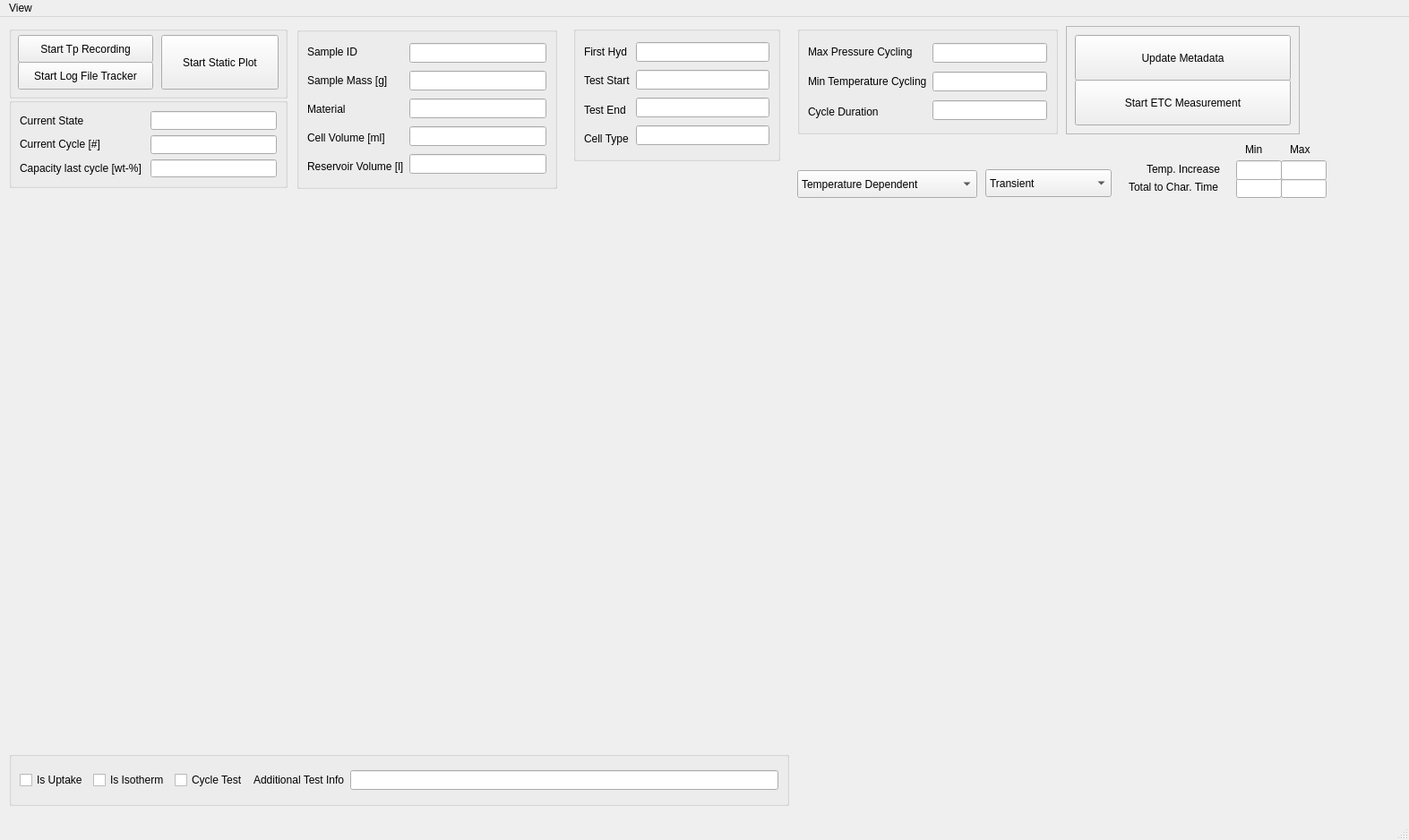
<?xml version="1.0" encoding="UTF-8"?>
<ui version="4.0">
 <class>MainWindow</class>
 <widget class="QMainWindow" name="MainWindow">
  <property name="geometry">
   <rect>
    <x>0</x>
    <y>0</y>
    <width>1573</width>
    <height>938</height>
   </rect>
  </property>
  <property name="windowTitle">
   <string>MainWindow</string>
  </property>
  <widget class="QWidget" name="centralwidget">
   <widget class="QLineEdit" name="MaxCharTimeEditField">
    <property name="geometry">
     <rect>
      <x>1430</x>
      <y>181</y>
      <width>51</width>
      <height>21</height>
     </rect>
    </property>
   </widget>
   <widget class="QLabel" name="label_3">
    <property name="geometry">
     <rect>
      <x>1280</x>
      <y>160</y>
      <width>101</width>
      <height>20</height>
     </rect>
    </property>
    <property name="text">
     <string>Temp. Increase</string>
    </property>
   </widget>
   <widget class="QLabel" name="label_7">
    <property name="geometry">
     <rect>
      <x>550</x>
      <y>-20</y>
      <width>91</width>
      <height>16</height>
     </rect>
    </property>
    <property name="text">
     <string>Meta data</string>
    </property>
   </widget>
   <widget class="QLineEdit" name="MinCharTimeEditField">
    <property name="geometry">
     <rect>
      <x>1380</x>
      <y>180</y>
      <width>51</width>
      <height>22</height>
     </rect>
    </property>
   </widget>
   <widget class="QLabel" name="label">
    <property name="geometry">
     <rect>
      <x>1390</x>
      <y>140</y>
      <width>31</width>
      <height>16</height>
     </rect>
    </property>
    <property name="text">
     <string>Min</string>
    </property>
   </widget>
   <widget class="QLineEdit" name="MinTempIncEditField">
    <property name="geometry">
     <rect>
      <x>1380</x>
      <y>160</y>
      <width>51</width>
      <height>22</height>
     </rect>
    </property>
   </widget>
   <widget class="QLineEdit" name="MaxTempIncEditField">
    <property name="geometry">
     <rect>
      <x>1430</x>
      <y>160</y>
      <width>51</width>
      <height>22</height>
     </rect>
    </property>
   </widget>
   <widget class="QLabel" name="label_4">
    <property name="geometry">
     <rect>
      <x>1260</x>
      <y>180</y>
      <width>111</width>
      <height>20</height>
     </rect>
    </property>
    <property name="text">
     <string>Total to Char. Time</string>
    </property>
   </widget>
   <widget class="QLabel" name="label_2">
    <property name="geometry">
     <rect>
      <x>1440</x>
      <y>140</y>
      <width>31</width>
      <height>16</height>
     </rect>
    </property>
    <property name="text">
     <string>Max</string>
    </property>
   </widget>
   <widget class="QComboBox" name="T_p_dependent_drop_down">
    <property name="geometry">
     <rect>
      <x>890</x>
      <y>171</y>
      <width>201</width>
      <height>31</height>
     </rect>
    </property>
    <item>
     <property name="text">
      <string>Temperature Dependent</string>
     </property>
    </item>
    <item>
     <property name="text">
      <string>Pressure Dependent</string>
     </property>
    </item>
    <item>
     <property name="text">
      <string>Cycle Dependent</string>
     </property>
    </item>
    <item>
     <property name="text">
      <string>Isotherms</string>
     </property>
    </item>
    <item>
     <property name="text">
      <string>Uptake</string>
     </property>
    </item>
   </widget>
   <widget class="QComboBox" name="XyDataSelectDropDown">
    <property name="geometry">
     <rect>
      <x>1100</x>
      <y>170</y>
      <width>141</width>
      <height>31</height>
     </rect>
    </property>
    <item>
     <property name="text">
      <string>Transient</string>
     </property>
    </item>
    <item>
     <property name="text">
      <string>Residual</string>
     </property>
    </item>
    <item>
     <property name="text">
      <string>Calculated</string>
     </property>
    </item>
    <item>
     <property name="text">
      <string>Drift</string>
     </property>
    </item>
   </widget>
   <widget class="QWidget" name="ExpMetaPlotLeft" native="true">
    <property name="geometry">
     <rect>
      <x>10</x>
      <y>200</y>
      <width>871</width>
      <height>291</height>
     </rect>
    </property>
   </widget>
   <widget class="QWidget" name="ExpMetaPlotLeftLower" native="true">
    <property name="geometry">
     <rect>
      <x>9</x>
      <y>500</y>
      <width>871</width>
      <height>321</height>
     </rect>
    </property>
   </widget>
   <widget class="QWidget" name="xy_plot_window" native="true">
    <property name="geometry">
     <rect>
      <x>890</x>
      <y>220</y>
      <width>611</width>
      <height>531</height>
     </rect>
    </property>
   </widget>
   <widget class="QGroupBox" name="groupBox">
    <property name="geometry">
     <rect>
      <x>10</x>
      <y>10</y>
      <width>311</width>
      <height>81</height>
     </rect>
    </property>
    <widget class="QPushButton" name="start_stop_static_plot_button">
     <property name="geometry">
      <rect>
       <x>170</x>
       <y>10</y>
       <width>131</width>
       <height>61</height>
      </rect>
     </property>
     <property name="text">
      <string>Start Static Plot</string>
     </property>
    </widget>
    <widget class="QPushButton" name="start_stop_log_file_tracker_button">
     <property name="geometry">
      <rect>
       <x>10</x>
       <y>40</y>
       <width>151</width>
       <height>31</height>
      </rect>
     </property>
     <property name="text">
      <string>Start Log File Tracker</string>
     </property>
    </widget>
    <widget class="QPushButton" name="start_stop_tp_recording_button">
     <property name="geometry">
      <rect>
       <x>10</x>
       <y>10</y>
       <width>151</width>
       <height>31</height>
      </rect>
     </property>
     <property name="text">
      <string>Start Tp Recording</string>
     </property>
    </widget>
   </widget>
   <widget class="QFrame" name="frame">
    <property name="geometry">
     <rect>
      <x>1190</x>
      <y>10</y>
      <width>261</width>
      <height>121</height>
     </rect>
    </property>
    <property name="frameShape">
     <enum>QFrame::Shape::StyledPanel</enum>
    </property>
    <property name="frameShadow">
     <enum>QFrame::Shadow::Raised</enum>
    </property>
    <widget class="QPushButton" name="update_meta_data_button">
     <property name="geometry">
      <rect>
       <x>10</x>
       <y>10</y>
       <width>241</width>
       <height>51</height>
      </rect>
     </property>
     <property name="text">
      <string>Update Metadata</string>
     </property>
    </widget>
    <widget class="QPushButton" name="start_etc_measurement_button">
     <property name="geometry">
      <rect>
       <x>10</x>
       <y>60</y>
       <width>241</width>
       <height>51</height>
      </rect>
     </property>
     <property name="text">
      <string>Start ETC Measurement</string>
     </property>
    </widget>
   </widget>
   <widget class="QGroupBox" name="groupBox">
    <property name="geometry">
     <rect>
      <x>10</x>
      <y>90</y>
      <width>311</width>
      <height>101</height>
     </rect>
    </property>
    <layout class="QHBoxLayout" name="horizontalLayout_7">
     <item>
      <layout class="QVBoxLayout" name="verticalLayout_7">
       <item>
        <widget class="QLabel" name="label_22">
         <property name="text">
          <string>Current State </string>
         </property>
        </widget>
       </item>
       <item>
        <widget class="QLabel" name="label_21">
         <property name="text">
          <string>Current Cycle [#] </string>
         </property>
        </widget>
       </item>
       <item>
        <widget class="QLabel" name="label_24">
         <property name="text">
          <string>Capacity last cycle [wt-%] </string>
         </property>
        </widget>
       </item>
      </layout>
     </item>
     <item>
      <layout class="QVBoxLayout" name="verticalLayout_8">
       <item>
        <widget class="QLineEdit" name="current_de_hyd_state_edit_field">
         <property name="text">
          <string/>
         </property>
        </widget>
       </item>
       <item>
        <widget class="QLineEdit" name="current_cycle_edit_field">
         <property name="text">
          <string/>
         </property>
        </widget>
       </item>
       <item>
        <widget class="QLineEdit" name="current_uptake_edit_field">
         <property name="text">
          <string/>
         </property>
        </widget>
       </item>
      </layout>
     </item>
    </layout>
   </widget>
   <widget class="QGroupBox" name="groupBox">
    <property name="geometry">
     <rect>
      <x>331</x>
      <y>11</y>
      <width>291</width>
      <height>181</height>
     </rect>
    </property>
    <layout class="QHBoxLayout" name="horizontalLayout">
     <item>
      <layout class="QVBoxLayout" name="verticalLayout">
       <item>
        <widget class="QLabel" name="label_15">
         <property name="text">
          <string>Sample ID</string>
         </property>
        </widget>
       </item>
       <item>
        <widget class="QLabel" name="label_8">
         <property name="text">
          <string>Sample Mass [g]</string>
         </property>
        </widget>
       </item>
       <item>
        <widget class="QLabel" name="label_9">
         <property name="text">
          <string>Material</string>
         </property>
        </widget>
       </item>
       <item>
        <widget class="QLabel" name="label_10">
         <property name="text">
          <string>Cell Volume [ml]</string>
         </property>
        </widget>
       </item>
       <item>
        <widget class="QLabel" name="label_18">
         <property name="text">
          <string>Reservoir Volume [l]</string>
         </property>
        </widget>
       </item>
      </layout>
     </item>
     <item>
      <layout class="QVBoxLayout" name="verticalLayout_4">
       <item>
        <widget class="QLineEdit" name="sample_id_edit_field">
         <property name="text">
          <string/>
         </property>
        </widget>
       </item>
       <item>
        <widget class="QLineEdit" name="sample_mass_edit_field"/>
       </item>
       <item>
        <widget class="QLineEdit" name="material_composition_edit_field">
         <property name="text">
          <string/>
         </property>
        </widget>
       </item>
       <item>
        <widget class="QLineEdit" name="cell_volume_edit_field">
         <property name="text">
          <string/>
         </property>
        </widget>
       </item>
       <item>
        <widget class="QLineEdit" name="reservoir_volume_edit_field">
         <property name="text">
          <string/>
         </property>
        </widget>
       </item>
      </layout>
     </item>
    </layout>
   </widget>
   <widget class="QGroupBox" name="groupBox">
    <property name="geometry">
     <rect>
      <x>640</x>
      <y>10</y>
      <width>231</width>
      <height>151</height>
     </rect>
    </property>
    <layout class="QHBoxLayout" name="horizontalLayout_2">
     <item>
      <layout class="QVBoxLayout" name="verticalLayout_3">
       <item>
        <widget class="QLabel" name="label_14">
         <property name="text">
          <string>First Hyd</string>
         </property>
        </widget>
       </item>
       <item>
        <widget class="QLabel" name="label_11">
         <property name="text">
          <string>Test Start</string>
         </property>
        </widget>
       </item>
       <item>
        <widget class="QLabel" name="label_12">
         <property name="text">
          <string>Test End</string>
         </property>
        </widget>
       </item>
       <item>
        <widget class="QLabel" name="label_13">
         <property name="text">
          <string>Cell Type</string>
         </property>
        </widget>
       </item>
      </layout>
     </item>
     <item>
      <layout class="QVBoxLayout" name="verticalLayout_5">
       <item>
        <widget class="QLineEdit" name="first_hyd_edit_field">
         <property name="text">
          <string/>
         </property>
        </widget>
       </item>
       <item>
        <widget class="QLineEdit" name="test_start_edit_field"/>
       </item>
       <item>
        <widget class="QLineEdit" name="test_end_edit_field"/>
       </item>
       <item>
        <widget class="QLineEdit" name="cell_type_edit_field">
         <property name="text">
          <string/>
         </property>
        </widget>
       </item>
      </layout>
     </item>
    </layout>
   </widget>
   <widget class="QGroupBox" name="groupBox">
    <property name="geometry">
     <rect>
      <x>890</x>
      <y>10</y>
      <width>291</width>
      <height>121</height>
     </rect>
    </property>
    <layout class="QHBoxLayout" name="horizontalLayout_6">
     <item>
      <layout class="QVBoxLayout" name="verticalLayout_2">
       <item>
        <widget class="QLabel" name="label_16">
         <property name="text">
          <string>Max Pressure Cycling</string>
         </property>
        </widget>
       </item>
       <item>
        <widget class="QLabel" name="label_17">
         <property name="text">
          <string>Min Temperature Cycling</string>
         </property>
        </widget>
       </item>
       <item>
        <widget class="QLabel" name="label_23">
         <property name="text">
          <string>Cycle Duration</string>
         </property>
        </widget>
       </item>
      </layout>
     </item>
     <item>
      <layout class="QVBoxLayout" name="verticalLayout_6">
       <item>
        <widget class="QLineEdit" name="max_pressure_cycling_edit_field">
         <property name="text">
          <string/>
         </property>
        </widget>
       </item>
       <item>
        <widget class="QLineEdit" name="min_temperature_cycling_edit_field">
         <property name="text">
          <string/>
         </property>
        </widget>
       </item>
       <item>
        <widget class="QLineEdit" name="cycle_duration_edit_field">
         <property name="text">
          <string/>
         </property>
        </widget>
       </item>
      </layout>
     </item>
    </layout>
   </widget>
   <widget class="QGroupBox" name="groupBox">
    <property name="geometry">
     <rect>
      <x>10</x>
      <y>820</y>
      <width>871</width>
      <height>61</height>
     </rect>
    </property>
    <layout class="QHBoxLayout" name="horizontalLayout_3">
     <item>
      <layout class="QHBoxLayout" name="horizontalLayout_4">
       <item>
        <widget class="QCheckBox" name="h2_uptake_check_box">
         <property name="text">
          <string>Is Uptake</string>
         </property>
        </widget>
       </item>
       <item>
        <widget class="QCheckBox" name="isotherm_check_box">
         <property name="text">
          <string>Is Isotherm</string>
         </property>
        </widget>
       </item>
       <item>
        <widget class="QCheckBox" name="cycle_test_check_box">
         <property name="text">
          <string>Cycle Test</string>
         </property>
        </widget>
       </item>
      </layout>
     </item>
     <item>
      <layout class="QHBoxLayout" name="horizontalLayout_5">
       <item>
        <widget class="QLabel" name="label_19">
         <property name="text">
          <string>Additional Test Info</string>
         </property>
        </widget>
       </item>
       <item>
        <widget class="QLineEdit" name="additional_test_info_edit_field">
         <property name="text">
          <string/>
         </property>
        </widget>
       </item>
      </layout>
     </item>
    </layout>
   </widget>
   <widget class="QWidget" name="layoutWidget">
    <property name="geometry">
     <rect>
      <x>0</x>
      <y>0</y>
      <width>2</width>
      <height>2</height>
     </rect>
    </property>
    <layout class="QVBoxLayout" name="verticalLayout_9"/>
   </widget>
   <widget class="QWidget" name="layoutWidget">
    <property name="geometry">
     <rect>
      <x>0</x>
      <y>0</y>
      <width>2</width>
      <height>2</height>
     </rect>
    </property>
    <layout class="QVBoxLayout" name="verticalLayout_10"/>
   </widget>
  </widget>
  <widget class="QMenuBar" name="menubar">
   <property name="geometry">
    <rect>
     <x>0</x>
     <y>0</y>
     <width>1573</width>
     <height>22</height>
    </rect>
   </property>
   <widget class="QMenu" name="menuView">
    <property name="title">
     <string>View</string>
    </property>
    <addaction name="actionTest_Planner"/>
    <addaction name="actionConfig_Settings"/>
    <addaction name="actionQuick_Export"/>
    <addaction name="actionDicon_Simulator"/>
    <addaction name="actionSchedule_Creator"/>
    <addaction name="actionUptake_Correction"/>
    <addaction name="actionDatabase_Maintenance"/>
    <addaction name="actionETC_Measurement_Starter"/>
    <addaction name="actionPlot_Individualizer"/>
    <addaction name="actionHydride_Handler"/>
    <addaction name="actionMeta_Data"/>
    <addaction name="actionKinetic_Calculator"/>
   </widget>
   <addaction name="menuView"/>
  </widget>
  <widget class="QStatusBar" name="statusbar"/>
  <action name="actionTest_Planner">
   <property name="text">
    <string>Test Planner</string>
   </property>
  </action>
  <action name="actionConfig_Settings">
   <property name="text">
    <string>Config Settings</string>
   </property>
  </action>
  <action name="actionQuick_Export">
   <property name="text">
    <string>Quick Export</string>
   </property>
  </action>
  <action name="actionDicon_Simulator">
   <property name="text">
    <string>Dicon Simulator</string>
   </property>
  </action>
  <action name="actionSchedule_Creator">
   <property name="text">
    <string>Schedule Creator</string>
   </property>
  </action>
  <action name="actionUptake_Correction">
   <property name="text">
    <string>Uptake Correction</string>
   </property>
  </action>
  <action name="actionDatabase_Maintenance">
   <property name="text">
    <string>Database Maintenance</string>
   </property>
  </action>
  <action name="actionETC_Measurement_Starter">
   <property name="text">
    <string>ETC Measurement Starter</string>
   </property>
  </action>
  <action name="actionPlot_Individualizer">
   <property name="text">
    <string>Plot Individualizer</string>
   </property>
  </action>
  <action name="actionHydride_Handler">
   <property name="text">
    <string>Hydride Handler</string>
   </property>
  </action>
  <action name="actionMeta_Data">
   <property name="text">
    <string>Meta Data</string>
   </property>
  </action>
  <action name="actionKinetic_Calculator">
   <property name="text">
    <string>Kinetic Calculator</string>
   </property>
  </action>
 </widget>
 <resources/>
 <connections/>
</ui>
